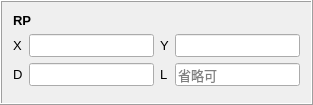
        <widget class="QFrame" name="frame_9">
         <property name="frameShape">
          <enum>QFrame::Box</enum>
         </property>
         <property name="frameShadow">
          <enum>QFrame::Raised</enum>
         </property>
         <layout class="QGridLayout" name="gridLayout_31">
          <item row="0" column="0">
           <widget class="QLabel" name="label_24">
            <property name="font">
             <font>
              <pointsize>10</pointsize>
              <weight>75</weight>
              <bold>true</bold>
             </font>
            </property>
            <property name="frameShadow">
             <enum>QFrame::Sunken</enum>
            </property>
            <property name="text">
             <string>RP</string>
            </property>
            <property name="wordWrap">
             <bool>false</bool>
            </property>
           </widget>
          </item>
          <item row="1" column="0">
           <layout class="QGridLayout" name="gridLayout_8">
            <item row="0" column="0">
             <widget class="QLabel" name="label_36">
              <property name="font">
               <font>
                <pointsize>10</pointsize>
               </font>
              </property>
              <property name="text">
               <string>X</string>
              </property>
             </widget>
            </item>
            <item row="0" column="1">
             <widget class="QLineEdit" name="t_rpx">
              <property name="sizePolicy">
               <sizepolicy hsizetype="Expanding" vsizetype="Preferred">
                <horstretch>0</horstretch>
                <verstretch>0</verstretch>
               </sizepolicy>
              </property>
              <property name="font">
               <font>
                <pointsize>10</pointsize>
               </font>
              </property>
              <property name="text">
               <string/>
              </property>
              <property name="placeholderText">
               <string/>
              </property>
             </widget>
            </item>
            <item row="0" column="2">
             <widget class="QLabel" name="label_38">
              <property name="font">
               <font>
                <pointsize>10</pointsize>
               </font>
              </property>
              <property name="text">
               <string>Y</string>
              </property>
             </widget>
            </item>
            <item row="0" column="3">
             <widget class="QLineEdit" name="t_rpy">
              <property name="sizePolicy">
               <sizepolicy hsizetype="Expanding" vsizetype="Preferred">
                <horstretch>0</horstretch>
                <verstretch>0</verstretch>
               </sizepolicy>
              </property>
              <property name="font">
               <font>
                <pointsize>10</pointsize>
               </font>
              </property>
              <property name="text">
               <string/>
              </property>
              <property name="placeholderText">
               <string/>
              </property>
             </widget>
            </item>
            <item row="1" column="0">
             <widget class="QLabel" name="label_37">
              <property name="font">
               <font>
                <pointsize>10</pointsize>
               </font>
              </property>
              <property name="text">
               <string>D</string>
              </property>
             </widget>
            </item>
            <item row="1" column="1">
             <widget class="QLineEdit" name="t_rpd">
              <property name="sizePolicy">
               <sizepolicy hsizetype="Expanding" vsizetype="Preferred">
                <horstretch>0</horstretch>
                <verstretch>0</verstretch>
               </sizepolicy>
              </property>
              <property name="font">
               <font>
                <pointsize>10</pointsize>
               </font>
              </property>
              <property name="text">
               <string/>
              </property>
              <property name="placeholderText">
               <string/>
              </property>
             </widget>
            </item>
            <item row="1" column="2">
             <widget class="QLabel" name="label_46">
              <property name="font">
               <font>
                <pointsize>10</pointsize>
               </font>
              </property>
              <property name="text">
               <string>L</string>
              </property>
             </widget>
            </item>
            <item row="1" column="3">
             <widget class="QLineEdit" name="t_rpl">
              <property name="sizePolicy">
               <sizepolicy hsizetype="Expanding" vsizetype="Preferred">
                <horstretch>0</horstretch>
                <verstretch>0</verstretch>
               </sizepolicy>
              </property>
              <property name="font">
               <font>
                <pointsize>10</pointsize>
               </font>
              </property>
              <property name="text">
               <string/>
              </property>
              <property name="placeholderText">
               <string>省略可</string>
              </property>
             </widget>
            </item>
           </layout>
          </item>
          <item row="2" column="0">
           <widget class="QFrame" name="frame_34">
            <property name="frameShape">
             <enum>QFrame::StyledPanel</enum>
            </property>
            <property name="frameShadow">
             <enum>QFrame::Raised</enum>
            </property>
           </widget>
          </item>
         </layout>
        </widget>
